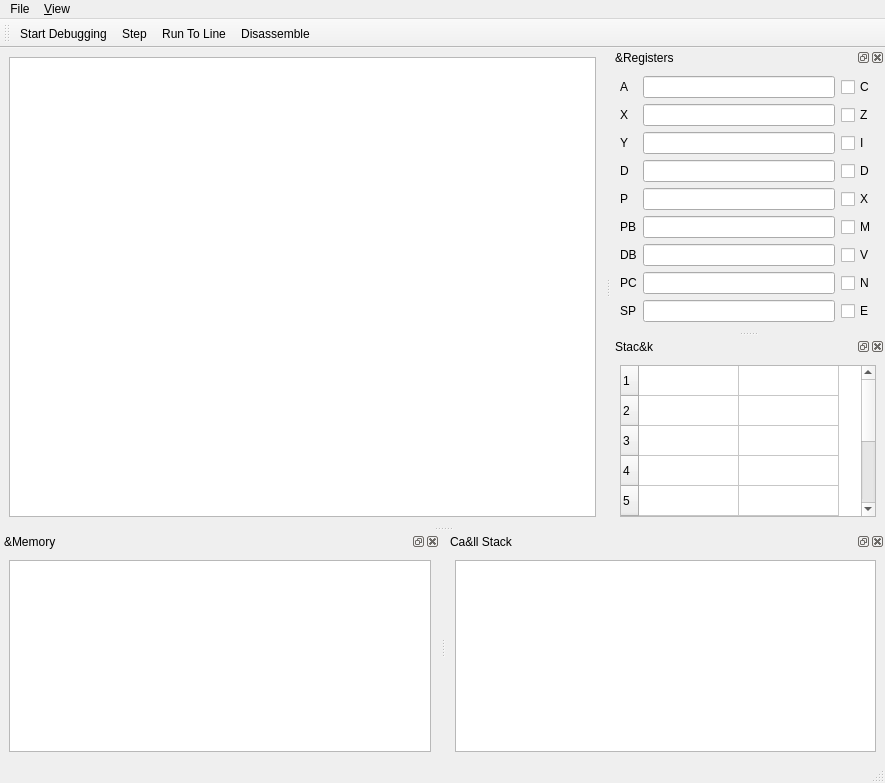
<?xml version="1.0" encoding="UTF-8"?>
<ui version="4.0">
 <class>DebuggerWindow</class>
 <widget class="QMainWindow" name="DebuggerWindow">
  <property name="geometry">
   <rect>
    <x>0</x>
    <y>0</y>
    <width>885</width>
    <height>783</height>
   </rect>
  </property>
  <property name="windowTitle">
   <string>Debugger</string>
  </property>
  <widget class="QWidget" name="centralwidget">
   <layout class="QGridLayout" name="gridLayout_4">
    <item row="0" column="0">
     <widget class="QTableView" name="disassemblyView">
      <property name="selectionMode">
       <enum>QAbstractItemView::SingleSelection</enum>
      </property>
      <property name="selectionBehavior">
       <enum>QAbstractItemView::SelectRows</enum>
      </property>
     </widget>
    </item>
   </layout>
  </widget>
  <widget class="QMenuBar" name="menubar">
   <property name="geometry">
    <rect>
     <x>0</x>
     <y>0</y>
     <width>885</width>
     <height>22</height>
    </rect>
   </property>
   <widget class="QMenu" name="menuFile">
    <property name="title">
     <string>File</string>
    </property>
   </widget>
   <widget class="QMenu" name="menuView">
    <property name="title">
     <string>&amp;View</string>
    </property>
   </widget>
   <addaction name="menuFile"/>
   <addaction name="menuView"/>
  </widget>
  <widget class="QStatusBar" name="statusbar"/>
  <widget class="QToolBar" name="toolBar">
   <property name="windowTitle">
    <string>toolBar</string>
   </property>
   <attribute name="toolBarArea">
    <enum>TopToolBarArea</enum>
   </attribute>
   <attribute name="toolBarBreak">
    <bool>false</bool>
   </attribute>
   <addaction name="actionToggleDebugging"/>
   <addaction name="actionStep"/>
   <addaction name="actionRunToLine"/>
   <addaction name="actionDisassemble"/>
  </widget>
  <widget class="QDockWidget" name="dockRegisters">
   <property name="maximumSize">
    <size>
     <width>524287</width>
     <height>419</height>
    </size>
   </property>
   <property name="windowTitle">
    <string>&amp;Registers</string>
   </property>
   <attribute name="dockWidgetArea">
    <number>2</number>
   </attribute>
   <widget class="QWidget" name="dockWidgetContents_2">
    <property name="maximumSize">
     <size>
      <width>16777215</width>
      <height>400</height>
     </size>
    </property>
    <layout class="QGridLayout" name="gridLayout">
     <item row="8" column="2">
      <widget class="QCheckBox" name="chkFlagN">
       <property name="text">
        <string>N</string>
       </property>
      </widget>
     </item>
     <item row="8" column="1">
      <widget class="QLineEdit" name="txtRegPC">
       <property name="readOnly">
        <bool>true</bool>
       </property>
      </widget>
     </item>
     <item row="8" column="0">
      <widget class="QLabel" name="label_10">
       <property name="text">
        <string>PC</string>
       </property>
      </widget>
     </item>
     <item row="9" column="0">
      <widget class="QLabel" name="label_11">
       <property name="text">
        <string>SP</string>
       </property>
      </widget>
     </item>
     <item row="5" column="2">
      <widget class="QCheckBox" name="chkFlagX">
       <property name="text">
        <string>X</string>
       </property>
      </widget>
     </item>
     <item row="2" column="0">
      <widget class="QLabel" name="label_2">
       <property name="text">
        <string>X</string>
       </property>
      </widget>
     </item>
     <item row="3" column="0">
      <widget class="QLabel" name="label_3">
       <property name="text">
        <string>Y</string>
       </property>
      </widget>
     </item>
     <item row="6" column="0">
      <widget class="QLabel" name="label_8">
       <property name="text">
        <string>PB</string>
       </property>
      </widget>
     </item>
     <item row="2" column="2">
      <widget class="QCheckBox" name="chkFlagZ">
       <property name="text">
        <string>Z</string>
       </property>
      </widget>
     </item>
     <item row="2" column="1">
      <widget class="QLineEdit" name="txtRegX">
       <property name="readOnly">
        <bool>true</bool>
       </property>
      </widget>
     </item>
     <item row="5" column="1">
      <widget class="QLineEdit" name="txtRegP">
       <property name="readOnly">
        <bool>true</bool>
       </property>
      </widget>
     </item>
     <item row="3" column="1">
      <widget class="QLineEdit" name="txtRegY">
       <property name="readOnly">
        <bool>true</bool>
       </property>
      </widget>
     </item>
     <item row="1" column="2">
      <widget class="QCheckBox" name="chkFlagC">
       <property name="text">
        <string>C</string>
       </property>
      </widget>
     </item>
     <item row="4" column="2">
      <widget class="QCheckBox" name="chkFlagD">
       <property name="text">
        <string>D</string>
       </property>
      </widget>
     </item>
     <item row="5" column="0">
      <widget class="QLabel" name="label_5">
       <property name="text">
        <string>P</string>
       </property>
      </widget>
     </item>
     <item row="7" column="1">
      <widget class="QLineEdit" name="txtRegDB">
       <property name="readOnly">
        <bool>true</bool>
       </property>
      </widget>
     </item>
     <item row="1" column="0">
      <widget class="QLabel" name="label">
       <property name="text">
        <string>A</string>
       </property>
      </widget>
     </item>
     <item row="4" column="0">
      <widget class="QLabel" name="label_16">
       <property name="text">
        <string>D</string>
       </property>
      </widget>
     </item>
     <item row="1" column="1">
      <widget class="QLineEdit" name="txtRegA">
       <property name="readOnly">
        <bool>true</bool>
       </property>
      </widget>
     </item>
     <item row="6" column="2">
      <widget class="QCheckBox" name="chkFlagM">
       <property name="text">
        <string>M</string>
       </property>
      </widget>
     </item>
     <item row="6" column="1">
      <widget class="QLineEdit" name="txtRegPB">
       <property name="readOnly">
        <bool>true</bool>
       </property>
      </widget>
     </item>
     <item row="7" column="0">
      <widget class="QLabel" name="label_9">
       <property name="text">
        <string>DB</string>
       </property>
      </widget>
     </item>
     <item row="7" column="2">
      <widget class="QCheckBox" name="chkFlagV">
       <property name="text">
        <string>V</string>
       </property>
      </widget>
     </item>
     <item row="4" column="1">
      <widget class="QLineEdit" name="txtRegD">
       <property name="readOnly">
        <bool>true</bool>
       </property>
      </widget>
     </item>
     <item row="9" column="1">
      <widget class="QLineEdit" name="txtRegSP">
       <property name="readOnly">
        <bool>true</bool>
       </property>
      </widget>
     </item>
     <item row="3" column="2">
      <widget class="QCheckBox" name="chkFlagI">
       <property name="text">
        <string>I</string>
       </property>
      </widget>
     </item>
     <item row="9" column="2">
      <widget class="QCheckBox" name="chkFlagE">
       <property name="text">
        <string>E</string>
       </property>
      </widget>
     </item>
    </layout>
   </widget>
  </widget>
  <widget class="QDockWidget" name="dockStack">
   <property name="windowTitle">
    <string>Stac&amp;k</string>
   </property>
   <attribute name="dockWidgetArea">
    <number>2</number>
   </attribute>
   <widget class="QWidget" name="dockWidgetContents_3">
    <layout class="QGridLayout" name="gridLayout_2">
     <item row="0" column="0">
      <widget class="QTableWidget" name="stackView">
       <property name="rowCount">
        <number>10</number>
       </property>
       <property name="columnCount">
        <number>2</number>
       </property>
       <attribute name="horizontalHeaderVisible">
        <bool>false</bool>
       </attribute>
       <row/>
       <row/>
       <row/>
       <row/>
       <row/>
       <row/>
       <row/>
       <row/>
       <row/>
       <row/>
       <column/>
       <column/>
      </widget>
     </item>
    </layout>
   </widget>
  </widget>
  <widget class="QDockWidget" name="dockMemory">
   <property name="windowTitle">
    <string>&amp;Memory</string>
   </property>
   <attribute name="dockWidgetArea">
    <number>8</number>
   </attribute>
   <widget class="QWidget" name="dockWidgetContents">
    <layout class="QGridLayout" name="gridLayout_6">
     <item row="0" column="0">
      <widget class="QTableView" name="memoryView"/>
     </item>
    </layout>
   </widget>
  </widget>
  <widget class="QDockWidget" name="dockCallStack">
   <property name="windowTitle">
    <string>Ca&amp;ll Stack</string>
   </property>
   <attribute name="dockWidgetArea">
    <number>8</number>
   </attribute>
   <widget class="QWidget" name="dockWidgetContents_4">
    <layout class="QGridLayout" name="gridLayout_3">
     <item row="0" column="0">
      <widget class="QListWidget" name="callStackView"/>
     </item>
    </layout>
   </widget>
  </widget>
  <action name="actionToggleDebugging">
   <property name="checkable">
    <bool>true</bool>
   </property>
   <property name="text">
    <string>Start Debugging</string>
   </property>
  </action>
  <action name="actionStep">
   <property name="text">
    <string>Step</string>
   </property>
  </action>
  <action name="actionRunToLine">
   <property name="text">
    <string>Run To Line</string>
   </property>
  </action>
  <action name="actionDisassemble">
   <property name="text">
    <string>Disassemble</string>
   </property>
   <property name="toolTip">
    <string>Add Disassembled opcodes for a specific address.</string>
   </property>
  </action>
 </widget>
 <resources/>
 <connections/>
</ui>
